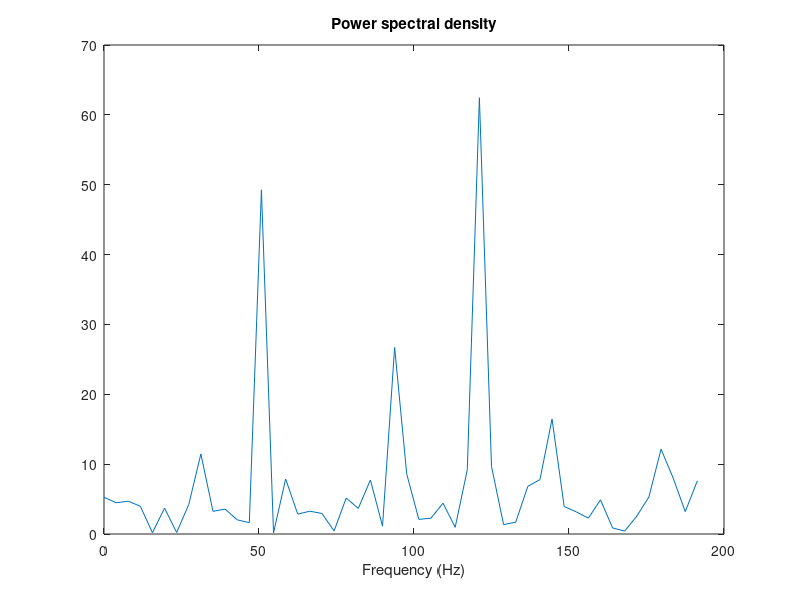

Reproduce this figure in MATLAB.
%% FFT for Spectral Analysis
% This example shows the use of the FFT function for spectral  analysis.  A
% common use of FFT's is to find the frequency components of a signal buried in
% a noisy time domain signal.
%
% Copyright 1984-2002 The MathWorks, Inc. 
% $Revision: 5.8 $  $Date: 2002/04/15 03:36:57 $

%%
% First create some data.  Consider data sampled at 1000 Hz.  Start by forming a
% time axis for our data, running from t=0 until t=.25 in steps of 1
% millisecond.  Then form a signal, x, containing sine waves at 50 Hz and 120
% Hz.

t = 0:.001:.25;
x = sin(2*pi*50*t) + sin(2*pi*120*t);

%%
% Add some random noise with a standard deviation of 2 to  produce a noisy
% signal y.  Take a look at this noisy  signal y by plotting it.

y = x + 2*randn(size(t));
plot(y(1:50))
title('Noisy time domain signal')

%%
% Clearly, it is difficult to identify the frequency components from looking at
% this signal; that's why spectral analysis is so popular.
%
% Finding the discrete Fourier transform of the noisy signal y is easy; just
% take the fast-Fourier transform (FFT).

Y = fft(y,256);

%%
% Compute the power spectral density, a measurement of the energy at various
% frequencies, using the complex conjugate (CONJ).  Form a  frequency axis for
% the first 127 points and use it to plot the result.  (The remainder of the 256
% points are symmetric.)

Pyy = Y.*conj(Y)/256;
f = 1000/256*(0:127);
plot(f,Pyy(1:128))
title('Power spectral density')
xlabel('Frequency (Hz)')

%%
% Zoom in and plot only up to 200 Hz.  Notice the peaks at 50 Hz and  120 Hz.
% These are the frequencies of the original signal.

plot(f(1:50),Pyy(1:50))
title('Power spectral density')
xlabel('Frequency (Hz)')
